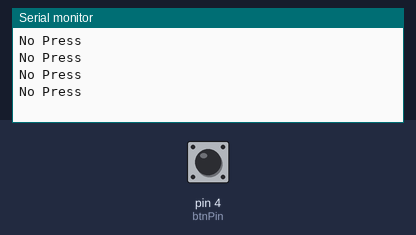
The sketch below on a simulated Arduino Uno, built with avr-gcc and run on an emulated ATmega328P. Shown: the last lines printed to the serial monitor. Inputs (shaded band) come from the test bench; at power-on: pin 4 (btnPin) HIGH.

Above: at 1.8 s.
1.9 s: pin 4 (btnPin) pulled LOW for 0.6 s
At 2.4 s:
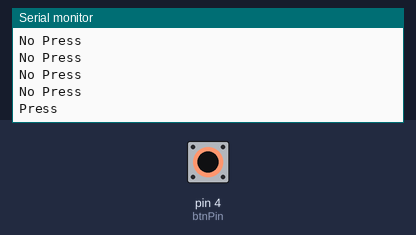
4.0 s: pin 4 (btnPin) pulled LOW for 3.2 s
At 7.81 s:
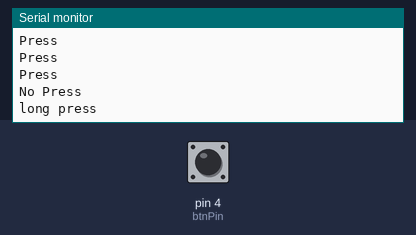

The sketch:

led_btn_timer.ino
```cpp
int BTN_NONE = 0;
int BTN_PRESS = 1;
int BTN_RELEASE = 2;
int btnPin = 4;
int gState;
unsigned long nowTime;
void setup() {
  // put your setup code here, to run once:
  pinMode(btnPin , INPUT_PULLUP);
  Serial.begin(9600);
  gState = BTN_NONE;
}

void loop() {
  // put your main code here, to run repeatedly:
  int btnState = digitalRead(btnPin);
  if(btnState == false)
  {
     Serial.println("Press");
     if(gState == BTN_NONE)
     {
        gState = BTN_PRESS;
        nowTime = millis();
     }
  }
  else
  {
    Serial.println("No Press");
    if(gState == BTN_PRESS)
     {
        gState = BTN_RELEASE;
        //???????
        if(millis()-nowTime <1500)
        {
            Serial.println("short press");
        }
        else
        {
            Serial.println("long press");
        }
     }
     else if(gState == BTN_RELEASE)
     {
        gState = BTN_NONE;
     }
  }
  delay(500);
}
```

tt.ino
```cpp
#define BTN_NONE 0
#define BTN_PRESS 1
#define BTN_RELEASE 2
/*
int btnState;
void setup() {
  btnsetup();
  Serial.begin(9600);
  btnState = BTN_NONE;
}

void loop() {

}

String getBtnState()
{
  String rtn;
  bool btnFlag = btnloop();
  if(!btnFlag)//是-->按下
  {
    Serial.println("Yes");
    if(btnState == BTN_NONE)
    {
      btnState = BTN_PRESS;
    }
  }
  else {
    Serial.println("No");
    if(btnState == BTN_PRESS)
    {
      btnState = BTN_RELEASE;
    }
    else if(btnState == BTN_RELEASE)
    {
      btnState = BTN_NONE;
    }
  }


  return rtn;
}
*/
```

Measured:
- after the input at 1.9 s, the serial monitor: prints a new line after 0.10 s (image 1)
- after the input at 4.0 s, the serial monitor: prints a new line after 3.5 s (image 2)
